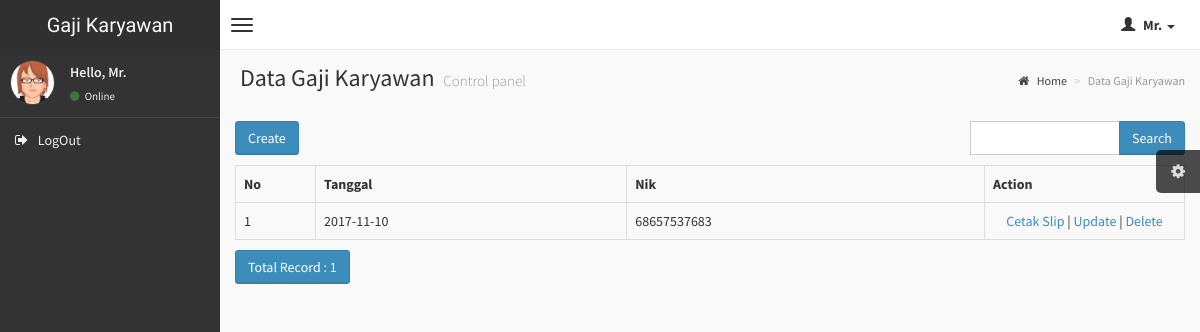
Page /index.php/gaji on the earlier database version.
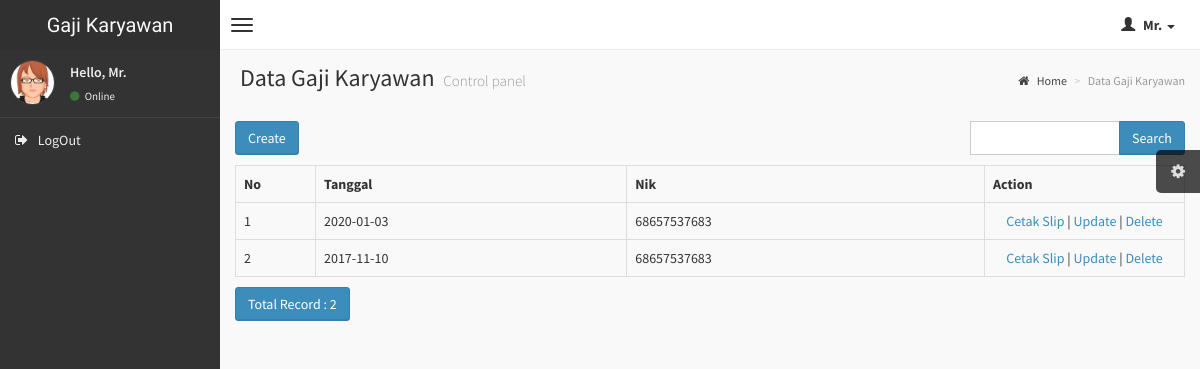
Same page on the later database version.
### tables this page shows
CREATE TABLE `gaji` (
  `id_gaji` int(11) NOT NULL,
  `tgl` date DEFAULT NULL,
  `nik` varchar(30) DEFAULT NULL,
  `konfirmasi` int(1) NOT NULL,
  `kirim` int(1) NOT NULL
);

### application/controllers/Gaji.php (called while the page is built, shortened)
<?php
class Gaji extends CI_Controller
{
    function __construct()
    {
        $this->load->model('Gaji_model');
        $this->load->library('form_validation');
    }
    public function index()
    {
        $q = urldecode($this->input->get('q', TRUE));
        $start = intval($this->input->get('start'));
        if ($q <> '') {
            $config['base_url'] = base_url() . 'gaji/index.html?q=' . urlencode($q);
            $config['first_url'] = base_url() . 'gaji/index.html?q=' . urlencode($q);
        } else {
            $config['base_url'] = base_url() . 'gaji/index.html';
            $config['first_url'] = base_url() . 'gaji/index.html';
        }
        $config['per_page'] = 10;
        $config['page_query_string'] = TRUE;
        $config['total_rows'] = $this->Gaji_model->total_rows($q);
        $gaji = $this->Gaji_model->get_limit_data($config['per_page'], $start, $q);
        $this->load->library('pagination');
        $this->pagination->initialize($config);
        $data = array(
            'gaji_data' => $gaji,
            'q' => $q,
            'pagination' => $this->pagination->create_links(),
            'total_rows' => $config['total_rows'],
            'start' => $start,
            'konten' => 'gaji/gaji_list',
            'judul' => 'Data Gaji Karyawan',
        );
        $this->load->view('v_index', $data);
    }
}

### index.php (called while the page is built, shortened)
<?php
require_once BASEPATH.'core/CodeIgniter.php';

### application/config/config.php (called while the page is built, shortened)
<?php
$config['base_url'] = "http://".$_SERVER['HTTP_HOST'];
$config['base_url'] .= preg_replace('@/+$@','',dirname($_SERVER['SCRIPT_NAME'])).'/';
$config['index_page'] = '';
$config['uri_protocol']	= 'REQUEST_URI';
$config['url_suffix'] = '.html';
$config['language']	= 'english';
$config['charset'] = 'UTF-8';
$config['enable_hooks'] = FALSE;
$config['subclass_prefix'] = 'MY_';
$config['composer_autoload'] = FALSE;
$config['permitted_uri_chars'] = 'a-z 0-9~%.:_\-';
$config['enable_query_strings'] = FALSE;
$config['controller_trigger'] = 'c';
$config['function_trigger'] = 'm';
$config['directory_trigger'] = 'd';
$config['allow_get_array'] = TRUE;
$config['log_threshold'] = 0;
$config['log_path'] = '';
$config['log_file_extension'] = '';
$config['log_file_permissions'] = 0644;
$config['log_date_format'] = 'Y-m-d H:i:s';
$config['error_views_path'] = '';
$config['cache_path'] = '';
$config['cache_query_string'] = FALSE;
$config['encryption_key'] = 'gfjfgjfgsg564674';
$config['sess_driver'] = 'files';
$config['sess_cookie_name'] = 'ci_session';
$config['sess_expiration'] = 7200;
$config['sess_save_path'] = NULL;
$config['sess_match_ip'] = FALSE;
$config['sess_time_to_update'] = 300;
$config['sess_regenerate_destroy'] = FALSE;
$config['cookie_prefix']	= '';
$config['cookie_domain']	= '';
$config['cookie_path']		= '/';
$config['cookie_secure']	= FALSE;
$config['cookie_httponly'] 	= FALSE;
$config['standardize_newlines'] = FALSE;
$config['global_xss_filtering'] = FALSE;
$config['csrf_protection'] = FALSE;
$config['csrf_token_name'] = 'csrf_test_name';
$config['csrf_cookie_name'] = 'csrf_cookie_name';
$config['csrf_expire'] = 7200;
$config['csrf_regenerate'] = TRUE;
$config['csrf_exclude_uris'] = array();
$config['compress_output'] = FALSE;
$config['time_reference'] = 'local';
$config['rewrite_short_tags'] = FALSE;
$config['proxy_ips'] = '';

### application/models/Gaji_model.php (called while the page is built, shortened)
<?php
class Gaji_model extends CI_Model
{
    public $table = 'gaji';
    public $id = 'id_gaji';
    public $order = 'DESC';
    function total_rows($q = NULL) {
        $this->db->like('id_gaji', $q);
	$this->db->or_like('tgl', $q);
	$this->db->or_like('nik', $q);
	$this->db->from($this->table);
        return $this->db->count_all_results();
    }
    function get_limit_data($limit, $start = 0, $q = NULL) {
        $this->db->order_by($this->id, $this->order);
        $this->db->like('id_gaji', $q);
	$this->db->or_like('tgl', $q);
	$this->db->or_like('nik', $q);
	$this->db->limit($limit, $start);
        return $this->db->get($this->table)->result();
    }
}

### application/views/gaji/gaji_list.php (the view, shortened to what this page needs)
<div class="row" style="margin-bottom: 10px">
            <div class="col-md-4">
                <?php echo anchor(site_url('gaji/create'),'Create', 'class="btn btn-primary"'); ?>
            </div>
            <div class="col-md-4 text-center">
            </div>
            <div class="col-md-1 text-right">
            </div>
            <div class="col-md-3 text-right">
                <form action="<?php echo site_url('gaji/index'); ?>" class="form-inline" method="get">
                    <div class="input-group">
                        <input type="text" class="form-control" name="q" value="<?php echo $q; ?>">
                        <span class="input-group-btn">
                          <button class="btn btn-primary" type="submit">Search</button>
                        </span>
                    </div>
                </form>
            </div>
        </div>
        <table class="table table-bordered" style="margin-bottom: 10px">
            <tr>
                <th>No</th>
        <th>Tanggal</th>
        <th>Nik</th>
        <th>Action</th>
            </tr><?php
            foreach ($gaji_data as $gaji)
            {
                ?>
                <tr>
            <td width="80px"><?php echo ++$start ?></td>
            <td><?php echo $gaji->tgl ?></td>
            <td><?php echo $gaji->nik ?></td>
            <td style="text-align:center" width="200px">
                <?php
                echo anchor(site_url('app/slip_gaji/'.$gaji->nik.'/'.$gaji->tgl),'Cetak Slip');
                echo ' | ';
                echo anchor(site_url('gaji/update/'.$gaji->id_gaji),'Update');
                echo ' | ';
                echo anchor(site_url('gaji/delete/'.$gaji->id_gaji),'Delete','onclick="javasciprt: return confirm(\'Are You Sure ?\')"');
                ?>
            </td>
        </tr>
                <?php
            }
            ?>
        </table>
        <div class="row">
            <div class="col-md-6">
                <a href="#" class="btn btn-primary">Total Record : <?php echo $total_rows ?></a>
        </div>
            <div class="col-md-6 text-right">
            </div>
        </div>

### application/views/v_index.php (shortened to what this page needs)
<!DOCTYPE html>
<html>
    <head>
        <link href="assets/css/bootstrap.min.css" rel="stylesheet" type="text/css" />
        <link href="assets/css/font-awesome.min.css" rel="stylesheet" type="text/css" />
        <link href="assets/css/ionicons.min.css" rel="stylesheet" type="text/css" />
        <link href="assets/css/AdminLTE.css" rel="stylesheet" type="text/css" />
    </head>
    <body class="skin-black fixed">
        <?php include 'header.php'; ?>
        <div class="wrapper row-offcanvas row-offcanvas-left">
            <?php include 'aside.php'; ?>
            <aside class="right-side">
                <section class="content-header">
                    <h1>
                        <?php echo $judul; ?>
                        <small>Control panel</small>
                    </h1>
                    <ol class="breadcrumb">
                        <li><a href="#"><i class="fa fa-home"></i> Home</a></li>
                        <li class="active"><?php echo $judul; ?></li>
                    </ol>
                </section>
                <section class="content">
                    <?php include $konten.'.php'; ?>
                </section>
            </aside>
        </div>
    </body>
</html>

### application/views/header.php (shortened to what this page needs)
<header class="header">
            <a href="http://sejahteramitrasolusi.com/" class="logo">
                Gaji Karyawan
            </a>
            <nav class="navbar navbar-static-top" role="navigation">
                <a href="#" class="navbar-btn sidebar-toggle" data-toggle="offcanvas" role="button">
                    <span class="icon-bar"></span>
                    <span class="icon-bar"></span>
                    <span class="icon-bar"></span>
                </a>
                <div class="navbar-right">
                    <ul class="nav navbar-nav">
                        <li class="dropdown user user-menu">
                            <a href="#" class="dropdown-toggle" data-toggle="dropdown">
                                <i class="glyphicon glyphicon-user"></i>
                                <span>Mr. <?php echo $this->session->userdata('username'); ?> <i class="caret"></i></span>
                            </a>
                        </li>
                    </ul>
                </div>
            </nav>
        </header>

### application/views/aside.php (shortened to what this page needs)
<aside class="left-side sidebar-offcanvas">
                <section class="sidebar">
                    <div class="user-panel">
                        <div class="pull-left image">
                            <img src="assets/img/avatar3.png" class="img-circle" alt="User Image" />
                        </div>
                        <div class="pull-left info">
                            <p>
                                <?php
                                if ($this->session->userdata('username') == 'admin') {
                                    ?>
                                    <a href="app/profiladmin/<?php echo $this->session->userdata('id_user'); ?>">
                                Hello, Mr. <?php echo $this->session->userdata('username'); ?></a>
                                    <?php
                                } else {
                                 ?>
                                <a href="app/profiluser/<?php echo $this->session->userdata('id_user'); ?>">
                                Hello, Mr. <?php echo $this->session->userdata('username'); ?></a>
                                <?php } ?>
                            </p>
                            <a href="#"><i class="fa fa-circle text-success"></i> Online</a>
                        </div>
                    </div>
                    <ul class="sidebar-menu">
                        <li>
                            <a href="app/logout">
                                <i class="fa fa-sign-out"></i> <span>LogOut</span>
                            </a>
                        </li>
                    </ul>
                </section>
            </aside>

Differences in the rows shown:
added gaji: tgl "2020-01-03", nik "68657537683", nik+tgl "Cetak Slip", id_gaji "Update", id_gaji "Delete"
Other differences:
$total_rows: "1" → "2"
